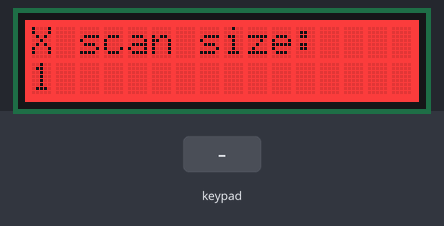
Recording of a sketch running on a simulated Arduino Uno, built with avr-gcc and run on an emulated ATmega328P. Parts: 16×2 character LCD. The test bench sets the inputs (shaded band).

Above: at 2.2 s.
2.3 s: key 'S' pressed
At 2.7 s:
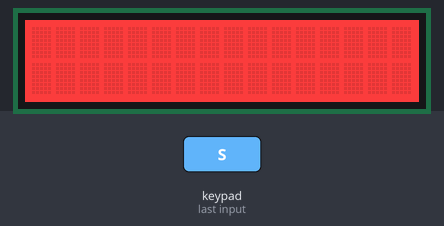
At 4.0 s:
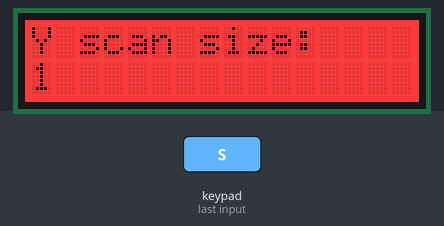
4.3 s: key 'S' pressed
At 5.8 s:
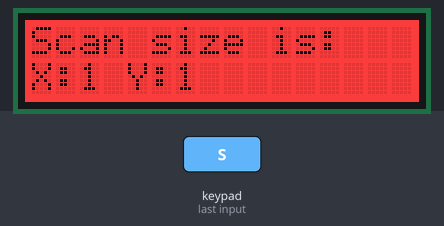
Timing chart, 0 to 7.3 s (numbered marks = the images above; inputs shaded):
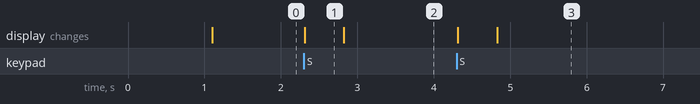

The sketch:

LCDtest.ino
```cpp
/*********************

Example code for the Adafruit RGB Character LCD Shield and Library

This code displays text on the shield, and also reads the buttons on the keypad.
When a button is pressed, the backlight changes color.

**********************/

// include the library code:
#include <Wire.h>
#include <Adafruit_MCP23017.h>
#include <Adafruit_RGBLCDShield.h>

// The shield uses the I2C SCL and SDA pins. On classic Arduinos
// this is Analog 4 and 5 so you can't use those for analogRead() anymore
// However, you can connect other I2C sensors to the I2C bus and share
// the I2C bus.
Adafruit_RGBLCDShield lcd = Adafruit_RGBLCDShield();


#define OFF 0x0
#define ON 0x1

int x_length = 1;
boolean x_set = false;

int y_length = 1;
boolean y_set = false;

void setup() {
  // Debugging output
  Serial.begin(9600);
  // set up the LCD's number of columns and rows:
  lcd.begin(16, 2);
  lcd.print("Enter Scan Area Size:");
  lcd.setBacklight(ON);
  delay(1000);
  lcd.clear();
}

uint8_t i=0;
void loop() {
  // print the number of seconds since reset:
  if(!x_set){
    lcd.setCursor(0,0);
    lcd.print(F("X scan size:"));
    lcd.setCursor(0,1);
    lcd.print(x_length);
  }
  else if(!y_set){
    lcd.setCursor(0,0);
    lcd.print(F("Y scan size:"));
    lcd.setCursor(0,1);
    lcd.print(y_length);
  }
  else{
    lcd.setCursor(0,0);
    lcd.print(F("Scan size is:"));
    lcd.setCursor(0,1);
    lcd.print(F("X:")); lcd.print(x_length);
    lcd.print(" ");
    lcd.print(F("Y:")); lcd.print(y_length);
  }

  uint8_t buttons = lcd.readButtons();

  if (buttons) {
    if (buttons & BUTTON_UP) {
      if(!x_set) x_length++;
      else if(!y_set) y_length++;
      delay(500);
    }
    if (buttons & BUTTON_DOWN) {
      if(!x_set) x_length--;
      else if(!y_set) y_length--;
      delay(500);
    }
    if (buttons & BUTTON_SELECT) {
      lcd.clear();
      if(!x_set) x_set = true;
      else if(!y_set) y_set = true;
      delay(500);
    }
  }
}
```

Measured:
- after the input at 2.3 s, the display: changes at once (image 1)
- after the input at 4.3 s, the display: first changes at once (image 3 shows a later state)
- what the display in image 1 shows lasts 0.5 s, from 2.3 s to 2.8 s
